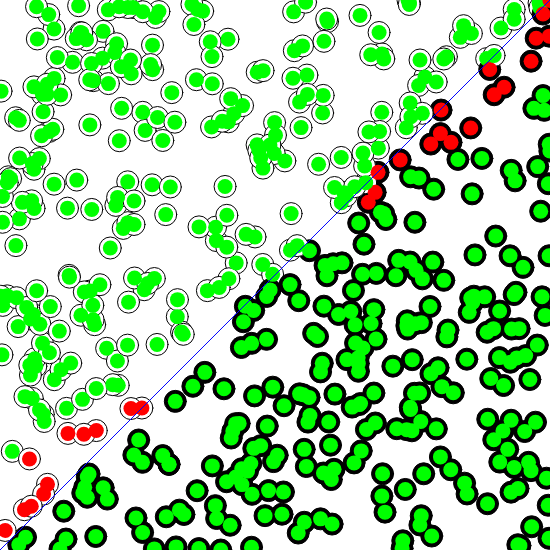
Frame 1 (no input)
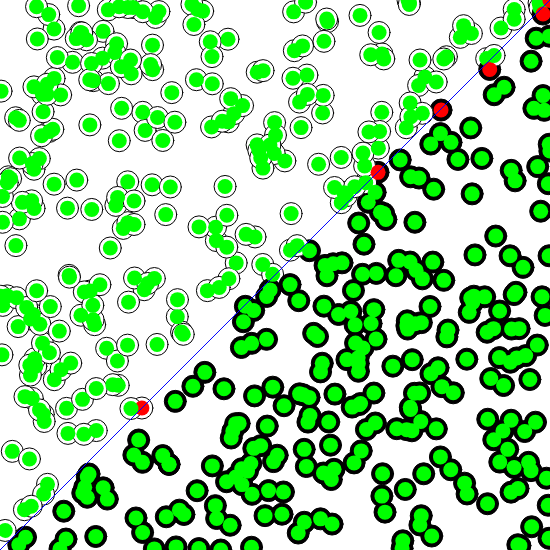
Frame 60 (no input)
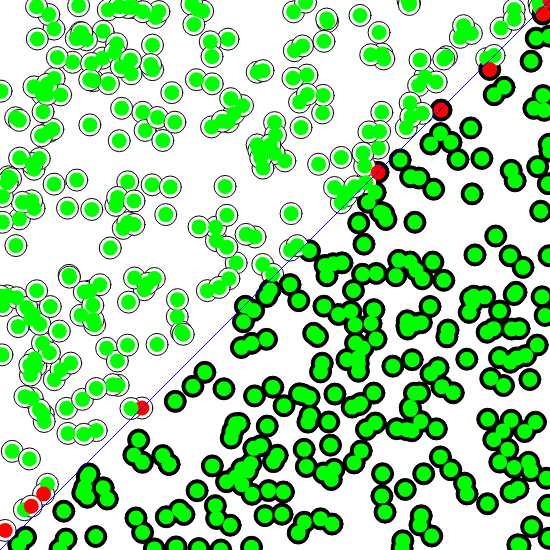
Frame 120 (the mouse pressed at the canvas centre since frame 60)

The p5.js sketch that drew these frames (run headless with seeded random() and noise() and a simulated clock; from frame 60 on, the mouse is pressed at the canvas centre):

// p5.js sketch
// ── sketch.js

let perceptron;

let points = new Array(500);

function setup(){
    createCanvas(550,550);
    perceptron = new Perceptron(2);
    for (let i = 0; i < points.length; i++) {
        points[i] = new Point(random(-1,1),random(-1,1));
    }
}

function draw(){
    background(255);
    points.forEach(point =>{
        point.show();
    });
    
    noStroke();

    points.forEach( pt =>{
        const inputs = [pt.x, pt.y];
        const target = pt.label;
        const guess = perceptron.guess(inputs);
        if (guess == target){
            fill(0, 255, 0);
        }else{
            fill(255,0,0)
        }

        ellipse(pt.getPixelX(), pt.getPixelY(), 15,15)
    });

    drawLine();
    trainSinglePoint();

}

function drawLine(){
    stroke(0,0,255)
    line(0,height,width,0);
}

let trainningIndex = 0;

function trainSinglePoint(){
    const pt = points[trainningIndex];
    const inputs = [pt.x, pt.y];
    perceptron.train(inputs, pt.label);
    trainningIndex++;
    if(trainningIndex == points.length){
        trainningIndex = 0;
    };
}
// ── perceptron.js

class Perceptron{
    weights = [];
    lr = 0.1;

    constructor(numberWeigths){
        this.weights = new Array(numberWeigths)
        for(let i = 0;  i < this.weights.length; i++){
            this.weights[i] = random(-1,1);
        }
    }

    train(input, target){
        const guess = this.guess(input);
        const error = target - guess;
        for(let i = 0;  i < this.weights.length; i++){
            this.weights[i] += error * input[i]*this.lr;
        }
    }

    guess(inputs){
        let sum = 0;

        for(let i = 0; i < this.weights.length; i++){
            sum += inputs[i] * this.weights[i];
        }
        const output = this.sign(sum);
        
        return output;
    }

    sign(num){
        return num >= 0 ? 1 : -1;
    }


}
// ── point.js
class Point{
    x = 0;
    y = 0;
    label = 0;

    constructor(x,y){
        this.x = x;
        this.y = y;
        this.label = this.getLabel();
    }

    getLabel(){
        return (this.x > this.y)? 1 : -1;
    }

    getPixelX(){
        const px = map(this.x, -1,1,0,width);
        return px;
    }

    getPixelY(){
        const py = map(this.y, -1,1,height,0);
        return py;
    }

    show(){
        stroke(0); //define a cor do contorno (p5)

        if(this.label == 1){
            fill(0); // define a cor do preenchimento (p5)
        }else{
            fill(255);
        }

        const px = this.getPixelX();
        const py = this.getPixelY();
        ellipse(px, py, 22, 22);
    }

    debug(){
        console.log(`label: ${this.label}, x:${this.x}, y:${this.y}`);
    }
}
